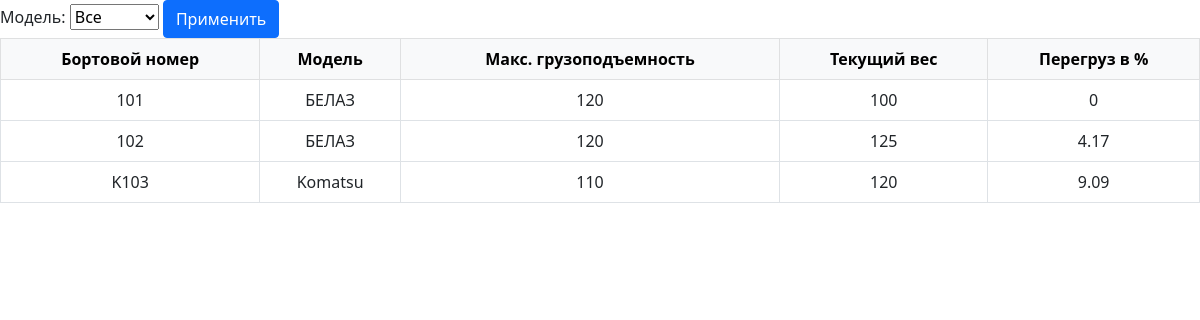
The page / on the database its author committed.
### tripweight/models.py (models this page shows, shortened)
class TruckTrip(models.Model):
    truck = models.ForeignKey(Truck, on_delete=models.CASCADE, default='', null=True)
    truck_model = models.ForeignKey(TruckModel, db_column='Модель', on_delete=models.CASCADE, default='', null=True)
    weight = models.IntegerField('Текущий вес', default=0)
    def calculate_overweight(self):
        if self.weight > self.truck_model.capacity:
            return round((self.weight - self.truck_model.capacity) / self.truck_model.capacity * 100, 2)
        else:
            return 0

class Truck(models.Model):
    name = models.CharField('Название самосвала', max_length=200, default='', null=True)
    model = models.ForeignKey(TruckModel, on_delete=models.CASCADE, default='', null=True)

class TruckModel(models.Model):
    name = models.CharField('Модель самосвала', max_length=200, default='', null=True)
    capacity = models.IntegerField('Максимальная грузоподъемность', default=0, null=True)
    def __str__(self):
        return self.name

### tripweight/views.py (the view, shortened to what this page needs)
# urls.py: path(r'', views.table, name='table')
def table(request):  # Рисуем таблицу
    trips = TruckTrip.objects.all()
    form = TruckTripForm()
    context = {
        'form': form,
        'trips': trips
    }
    return render(request, 'tripweight/index.html', context)

### tripweight/forms.py
class TruckTripForm(ModelForm):
    class Meta:
        model = TruckTrip
        fields = ['truck_model']
    def __init__(self, *args, **kwargs):
        super().__init__(*args, **kwargs)
        self.fields['truck_model'].label = "Модель"
        self.fields['truck_model'].empty_label = None

### tripweight/templates/tripweight/index.html (shortened to what this page needs)
<!doctype html>
<html lang="en">
  <head>
    <link href="https://cdn.jsdelivr.net/npm/bootstrap@5.0.2/dist/css/bootstrap.min.css" rel="stylesheet">
  </head>
  <body>
              <form method="get">
                  {{form}}
                  <button class="btn btn-primary" type="submit">Применить</button>
              </form>
  <table class="table table-bordered">
      <thead class="table-light">
        <tr>
            <th class="text-center" scope="col">Бортовой номер</th>
            <th class="text-center" scope="col">Модель</th>
            <th class="text-center" scope="col">Макс. грузоподъемность</th>
            <th class="text-center" scope="col">Текущий вес</th>
            <th class="text-center" scope="col">Перегруз в %</th>
        </tr>
      </thead>
            <tbody>
      {% for object in trips %}
          <tr>
              <td class="text-center">{{ object.truck.name }}</td>
              <td class="text-center">{{ object.truck_model.name }}</td>
              <td class="text-center">{{ object.truck_model.capacity }}</td>
              <td class="text-center">{{ object.weight }}</td>
              <td class="text-center">{{ object.calculate_overweight }}</td>
          </tr>
      {% endfor %}
          </tbody>
        </table>
  </body>
</html>

### rows shown on the page
TruckTrip: truck.name "101", truck_model.name "БЕЛАЗ", truck_model.capacity "120", weight "100", calculate_overweight "0"
TruckTrip: truck.name "102", truck_model.name "БЕЛАЗ", truck_model.capacity "120", weight "125", calculate_overweight "4.17"
TruckTrip: truck.name "K103", truck_model.name "Komatsu", truck_model.capacity "110", weight "120", calculate_overweight "9.09"
